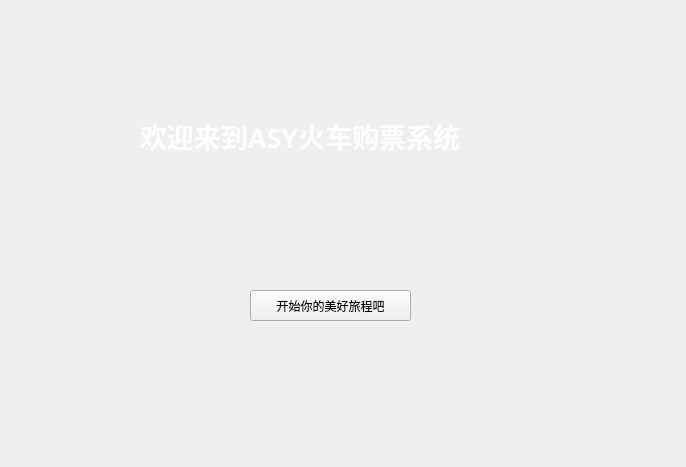
<?xml version="1.0" encoding="UTF-8"?>
<ui version="4.0">
 <class>Form</class>
 <widget class="QWidget" name="Form">
  <property name="geometry">
   <rect>
    <x>0</x>
    <y>0</y>
    <width>686</width>
    <height>467</height>
   </rect>
  </property>
  <property name="windowTitle">
   <string>Form</string>
  </property>
  <widget class="QLabel" name="label">
   <property name="geometry">
    <rect>
     <x>0</x>
     <y>0</y>
     <width>691</width>
     <height>471</height>
    </rect>
   </property>
   <property name="styleSheet">
    <string notr="true">border-image: url(:/background/log.jpg);</string>
   </property>
   <property name="text">
    <string/>
   </property>
  </widget>
  <widget class="QLabel" name="label_2">
   <property name="geometry">
    <rect>
     <x>140</x>
     <y>110</y>
     <width>401</width>
     <height>51</height>
    </rect>
   </property>
   <property name="font">
    <font>
     <family>楷体</family>
     <pointsize>20</pointsize>
     <weight>75</weight>
     <bold>true</bold>
    </font>
   </property>
   <property name="styleSheet">
    <string notr="true">color: rgb(255, 255, 255);</string>
   </property>
   <property name="text">
    <string>欢迎来到ASY火车购票系统</string>
   </property>
  </widget>
  <widget class="QPushButton" name="pushButton">
   <property name="geometry">
    <rect>
     <x>250</x>
     <y>290</y>
     <width>161</width>
     <height>31</height>
    </rect>
   </property>
   <property name="text">
    <string>开始你的美好旅程吧</string>
   </property>
  </widget>
 </widget>
 <resources>
  <include location="pictures.qrc"/>
 </resources>
 <connections/>
</ui>
